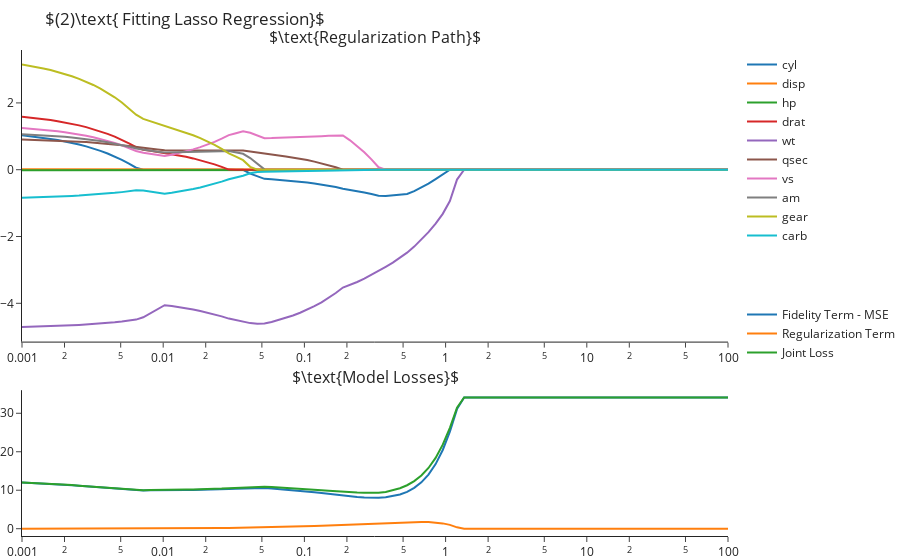

The notebook cell saved with this chart:
### Markdown cell above
Next, we look at the results of fitting a Lasso regression. Recall that the "only" difference between these two optimization problems is that Lasso uses the $\ell_1$ norm as the regularization term. By doing so it introduces **sparsity** to the solutions. Similar to the Ridge regression coefficients are shrinked towards zero, but due to the sparsity, we are more likely to get coefficients of *exactly* zero.

For example:
- For $\lambda=0.00722$ we observe the `cyl` feature getting a zero coefficient.
- For $\lambda=0.0327$ we observe the `drat` feature getting a zero coefficient.
- For $\lambda=1.353$ we observe the `wt` feature getting a zero coefficient, which at this point all features are fitted with a coefficient of zero.

The regularization parameter that yields the lowest joint loss over the test set is $\lambda=0.2983$.

### Code cell
coefs, losses = regressors["Lasso"].values()


fig = make_subplots(rows=2, cols=1, subplot_titles=[r'$\text{Regularization Path}$', r'$\text{Model Losses}$'], 
                    row_heights=[400,200], vertical_spacing=.1)

# Plot the regularization path for each feature
for i, col in enumerate(X_train.columns):
    fig.add_trace(go.Scatter(x=lambdas, y=coefs.loc[:, col], mode='lines', name=col, legendgroup="1"))


# Plot the losses graph and mark lambda with lowest loss
lam = np.argmin(losses.loc[:, 'loss'])
fig.add_traces([go.Scatter(x=lambdas, y=losses.loc[:, 'mse'], mode='lines', name="Fidelity Term - MSE", legendgroup="2"),
                go.Scatter(x=lambdas, y=losses.loc[:, 'reg'], mode='lines', name="Regularization Term", legendgroup="2"),
                go.Scatter(x=lambdas, y=losses.loc[:, 'loss'], mode='lines', name="Joint Loss", legendgroup="2"),
                go.Scatter(x=[lambdas[lam]], y=[losses.loc[:, 'loss'].values[lam]], mode='markers', showlegend=False,
                           marker=dict(size=8, symbol="x"), hovertemplate="Lambda: %{x}<extra></extra>")], 2, 1)

fig.update_layout(hovermode='x unified', margin=dict(t=50), 
                  legend=dict(tracegroupgap = 60),
                  title=r"$(2)\text{ Fitting Lasso Regression}$")\
   .update_xaxes(type="log")
